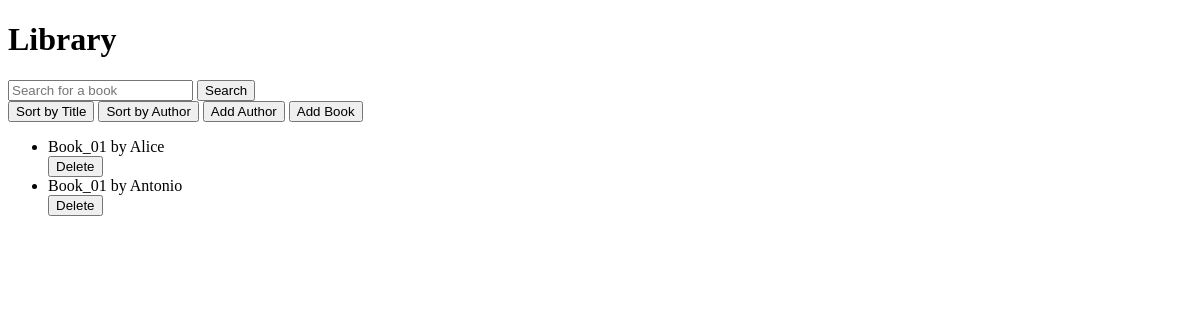
Before: / with the older database file.
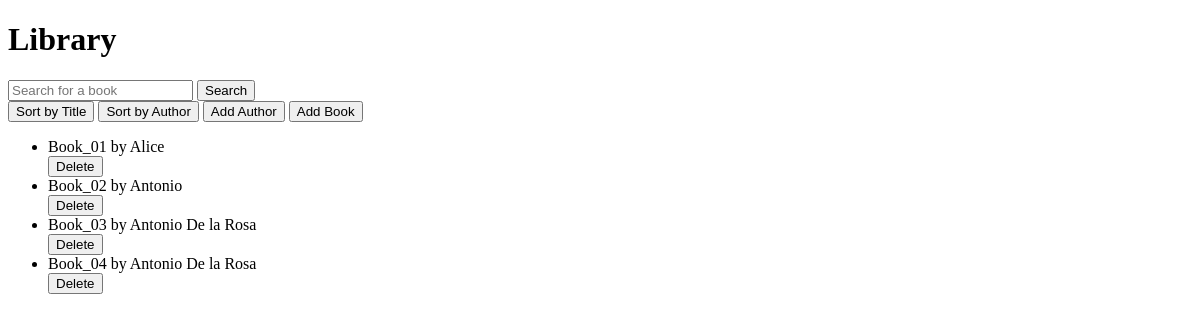
After: the same page with the newer database file.
### data_models.py (models this page shows, shortened)
class Book(db.Model):
    __tablename__ = 'books'
    id = db.Column(db.Integer, primary_key=True)
    isbn = db.Column(db.String(13), unique=True, nullable=False)
    title = db.Column(db.String(80), nullable=False)
    publication_year = db.Column(db.Integer)
    author_id = db.Column(db.Integer, db.ForeignKey('authors.id'), nullable=False)
    author = db.relationship('Author', backref='books')

class Author(db.Model):
    __tablename__ = 'authors'
    id = db.Column(db.Integer, primary_key=True)
    name = db.Column(db.String(80), nullable=False)
    birth_date = db.Column(db.Date)
    date_of_death = db.Column(db.Date)

### app.py (the view)
@app.route('/')
def home():
    search_query = request.args.get('search')
    sort_by = request.args.get('sort_by')
    books_query = Book.query
    if search_query:
        books_query = books_query.filter(Book.title.like(f'%{search_query}%'))
    if sort_by == 'title':
        books_query = books_query.order_by(Book.title)
    elif sort_by == 'author':
        books_query = books_query.join(Author).order_by(Author.name)
    books = books_query.all()
    return render_template('home.html', books=books)

### templates/home.html (shortened to what this page needs)
<!DOCTYPE html>
<html lang="en">
<head>
</head>
<body>
    <h1>Library</h1>
    <form method="GET" action="{{ url_for('home') }}">
        <input type="text" name="search" placeholder="Search for a book">
        <button type="submit">Search</button>
    </form>
    <button onclick="window.location.href='{{ url_for('home', sort_by='title') }}'">Sort by Title</button>
    <button onclick="window.location.href='{{ url_for('home', sort_by='author') }}'">Sort by Author</button>
    <button onclick="window.location.href='{{ url_for('add_author') }}'">Add Author</button>
    <button onclick="window.location.href='{{ url_for('add_book') }}'">Add Book</button>
    <ul>
        {% for book in books %}
            <li>
                {{ book.title }} by {{ book.author.name }}
                <form action="{{ url_for('delete_book', book_id=book.id) }}" method="POST">
                    <button type="submit">Delete</button>
                </form>
            </li>
        {% endfor %}
    </ul>
</body>
</html>

Changed rows visible on the page:
changed Book "Antonio": title "Book_01" → "Book_02"
added Book: title "Book_03", author.name "Antonio De la Rosa"
added Book: title "Book_04", author.name "Antonio De la Rosa"
